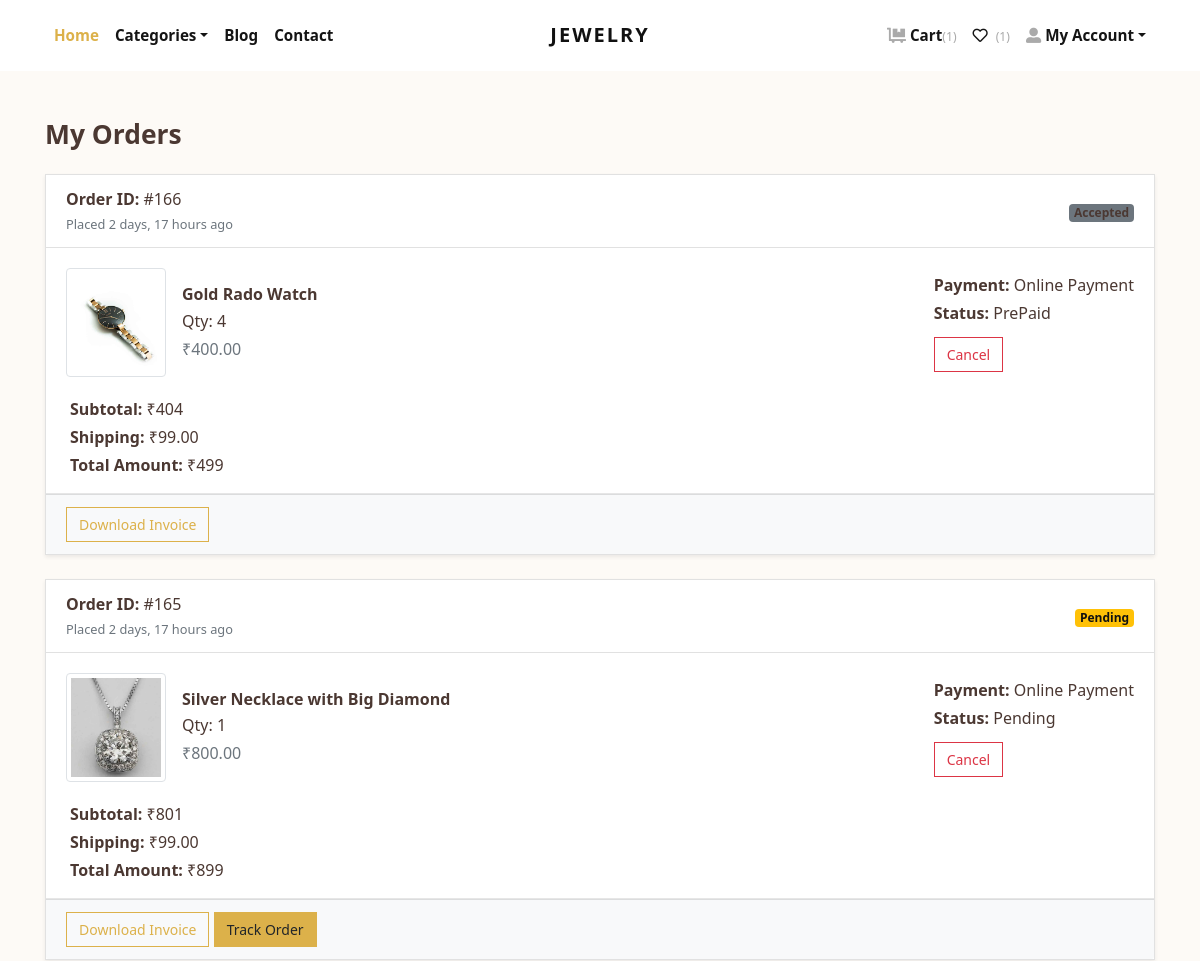
Page /orders/ (signed in, upper part) on the earlier database version.
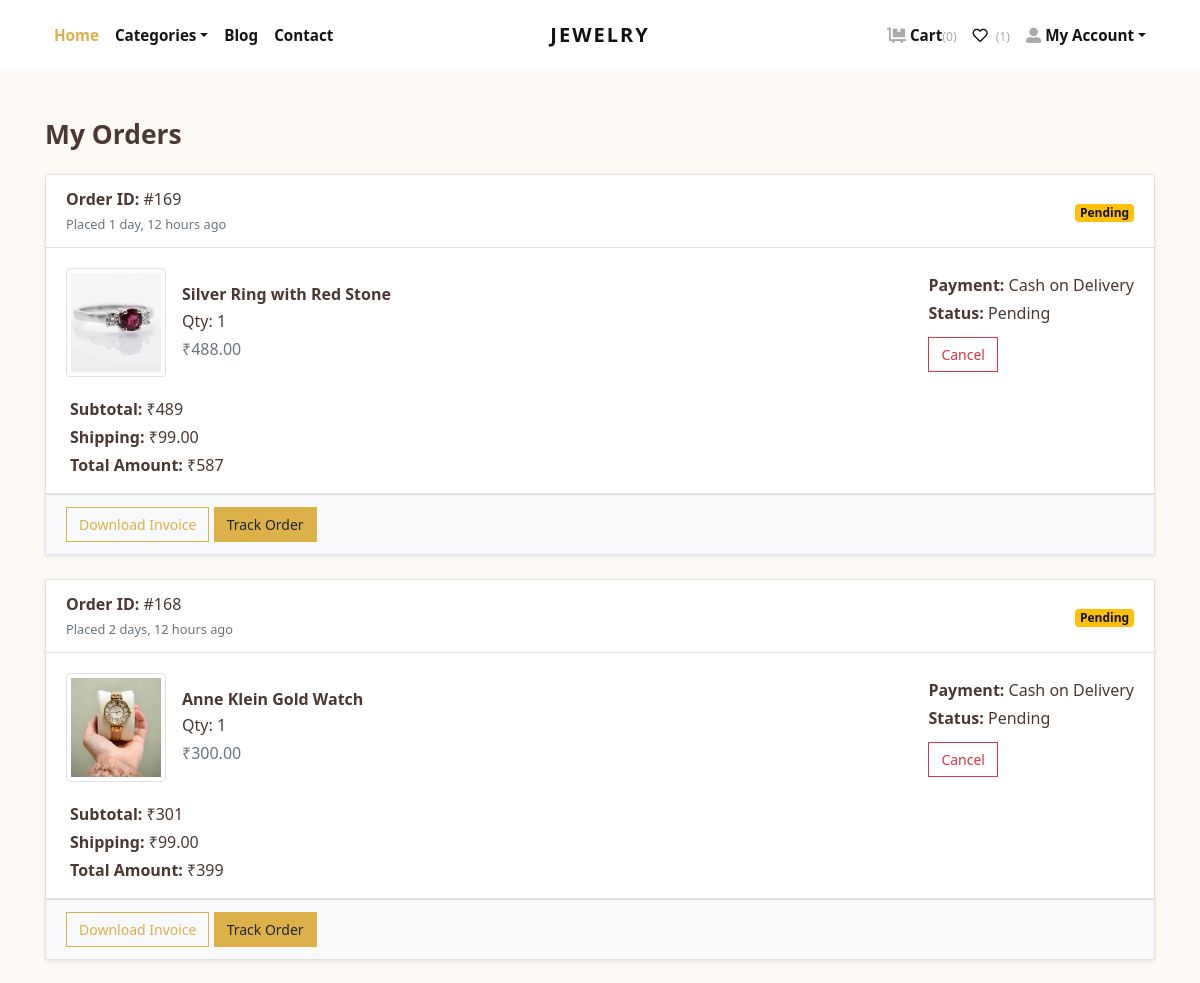
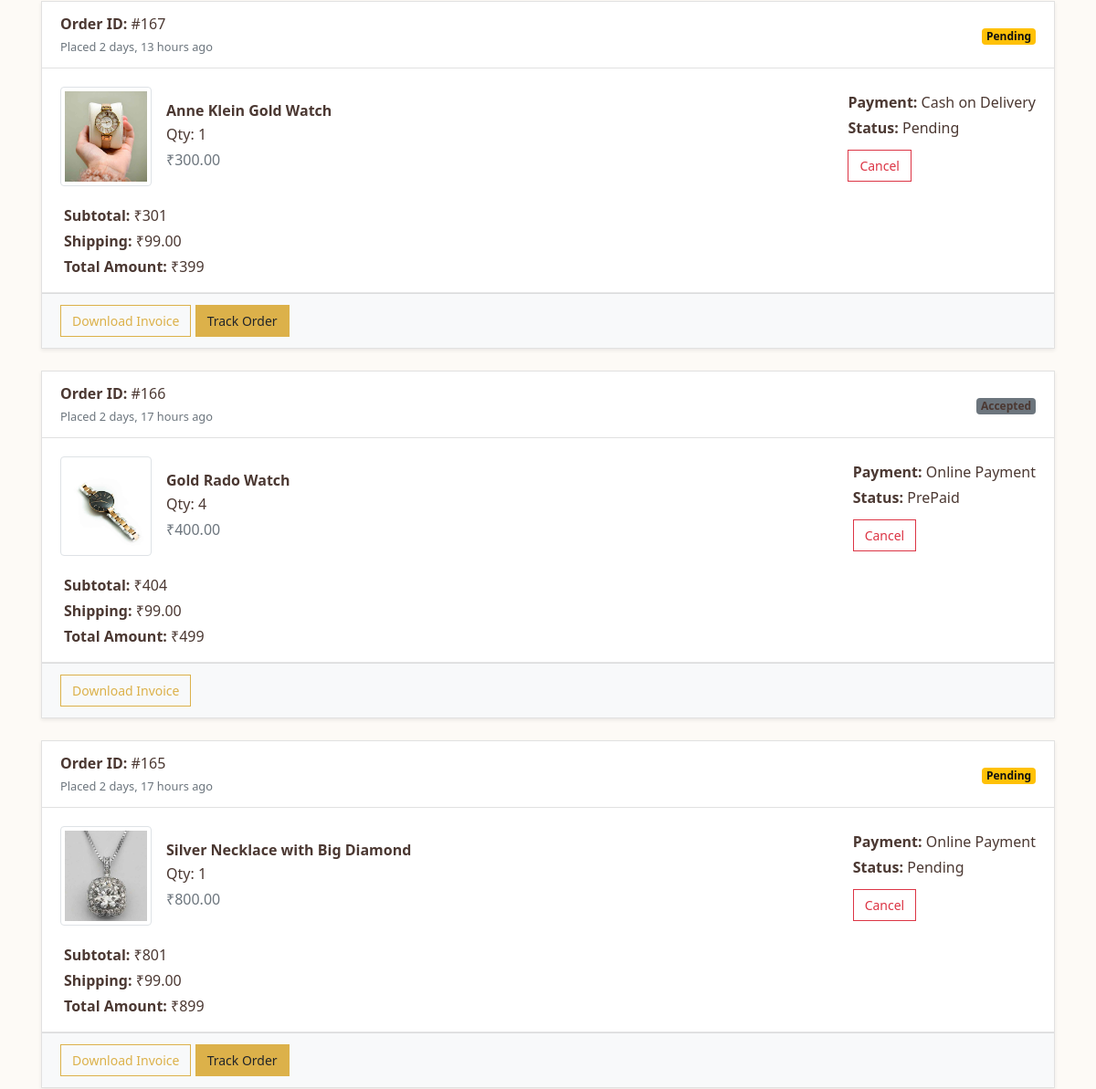
Same page on the later database version (2 pictures, top to bottom).
### store/models.py (models this page shows, shortened)
class Order(models.Model):
    PAYMENT_METHODS = [
        ('COD', 'Cash on Delivery'),
        ('Online', 'Online Payment'),
    ]
    user = models.ForeignKey(User, verbose_name="User", on_delete=models.CASCADE)
    address = models.ForeignKey(Address, verbose_name="Shipping Address", on_delete=models.CASCADE)
    product = models.ForeignKey(Product, verbose_name="Product", on_delete=models.CASCADE, blank=True, null=True)
    quantity = models.PositiveIntegerField(verbose_name="Quantity", blank=True, null=True)
    amount = models.DecimalField(max_digits=10, decimal_places=2, verbose_name="Total Amount",default=0)
    shipping_charge = models.DecimalField(max_digits=10, decimal_places=2, default=99.00)
    ordered_date = models.DateTimeField(auto_now_add=True, verbose_name="Ordered Date")
    razorpay_order_id = models.CharField(max_length=100,null=True,blank=True)
    razorpay_payment_id = models.CharField(max_length=100,null=True,blank=True)
    razorepay_payment_signature = models.CharField(max_length=100,null=True,blank=True)
    payment_method = models.CharField(max_length=10, choices=PAYMENT_METHODS, default='COD')  # New field
    payment_status = models.CharField(max_length=20, default='Pending')  # Optional field
    tracking_uid = models.CharField(max_length=100, unique=True, blank=True, null=True)
    estimated_delivery = models.DateTimeField(null=True, blank=True)
    updated_at = models.DateTimeField(auto_now=True)
    status = models.CharField(
        choices=STATUS_CHOICES,
        max_length=50,
        default="Pending"
        )

class OrderItem(models.Model):
    order = models.ForeignKey(Order, related_name="items", on_delete=models.CASCADE)
    product = models.ForeignKey(Product, on_delete=models.CASCADE)
    quantity = models.PositiveIntegerField()
    price = models.DecimalField(max_digits=10, decimal_places=2)

class Product(models.Model):
    title = models.CharField(max_length=150, verbose_name="Product Title")
    slug = models.SlugField(max_length=160, verbose_name="Product Slug")
    sku = models.CharField(max_length=255, unique=True, verbose_name="Unique Product ID (SKU)")
    short_description = models.TextField(verbose_name="Short Description")
    detail_description = models.TextField(blank=True, null=True, verbose_name="Detail Description")
    product_image = models.ImageField(upload_to='product', blank=True, null=True, verbose_name="Product Image")
    price = models.DecimalField(max_digits=8, decimal_places=2)
    category = models.ForeignKey(Category, verbose_name="Product Categoy", on_delete=models.CASCADE)
    is_active = models.BooleanField(verbose_name="Is Active?")
    is_featured = models.BooleanField(verbose_name="Is Featured?")
    created_at = models.DateTimeField(auto_now_add=True, verbose_name="Created Date")
    updated_at = models.DateTimeField(auto_now=True, verbose_name="Updated Date")
    class Meta:
        verbose_name_plural = 'Products'
        ordering = ('-created_at', )

### store/views.py (the view)
# urls.py: path('orders/', views.orders, name="orders"),
@login_required
def orders(request):
    all_orders = Order.objects.filter(user=request.user).order_by('-ordered_date')
    return render(request, 'store/orders.html', {'orders': all_orders})

### store/context_preprocessors.py (called while the page is built)
def store_menu(request):
    categories = Category.objects.filter(is_active=True)
    context = {
        'categories_menu': categories,
    }
    return context

def cart_menu(request):
    if request.user.is_authenticated:
        cart_items= Cart.objects.filter(user=request.user)
        context = {
            'cart_items': cart_items,
        }
    else:
        context = {}
    return context

### templates/store/orders.html (shortened to what this page needs)
{% extends 'base.html' %}
{% load static %}
{% load humanize %}
{% block content %}
<div class="container py-5">
  <h3 class="mb-4">My Orders</h3>
  {% if orders %}
    {% for order in orders %}
    <div class="card shadow-sm mb-4">
      <div class="card-header bg-white d-flex justify-content-between align-items-center">
        <div>
          <strong>Order ID:</strong> #{{ order.id }}<br>
          <small class="text-muted">Placed {{ order.ordered_date|naturaltime }}</small>
        </div>
        <div>
          <span class="badge
            {% if order.status == 'Delivered' %} bg-success
            {% elif order.status == 'Pending' %} bg-warning text-dark
            {% elif order.status == 'Cancelled' %} bg-danger
            {% else %} bg-secondary {% endif %}">
            {{ order.status }}
          </span>
        </div>
      </div>
      {% for item in order.items.all %}
      <div class="card-body d-flex align-items-center">
        <a class="reset-anchor d-block animsition-link" href="{% url 'store:product-detail' item.product.slug %}"><img src="{{ item.product.product_image.url }}" alt="{{ item.product.title }}" class="img-thumbnail me-3" width="100"></a>
        <div class="flex-grow-1">
          <a class="reset-anchor d-block animsition-link" href="{% url 'store:product-detail' item.product.slug %}"><h6 class="mb-1 ml-3">{{ item.product.title }}</h6></a>
          <p class="mb-1 ml-3">Qty: {{ item.quantity }}</p>
          <p class="mb-0 text-muted ml-3">₹{{ item.price|intcomma }}</p>
        </div>
        <div class="text-end">
          <p class="mb-1"><strong>Payment:</strong> {{ order.get_payment_method_display }}</p>
          <p class="mb-1"><strong>Status:</strong> {{ order.payment_status }}</p>
          {% if order.status not in "Cancelled,Delivered,On The Way" %}
          <form method="post" action="{% url 'store:cancel_order' order.id %}">
            <button class="btn btn-sm btn-outline-danger mt-2">Cancel</button>
          </form>
          {% endif %}
        </div>
      </div>
      <div class="px-4 pb-3 text-end">
        <p class="mb-1"><strong>Subtotal:</strong> ₹{{ item.price|add:item.quantity }}</p>
        <p class="mb-1"><strong>Shipping:</strong> ₹{{ order.shipping_charge|intcomma }}</p>
        <p class="mb-0"><strong>Total Amount:</strong> ₹{{ item.price|add:order.shipping_charge }}</p>
      </div>
      {% endfor %}
      <div class="card-footer text-end bg-light">
        <a href="#" class="btn btn-sm btn-outline-primary">Download Invoice</a>
        {% if order.status == 'On The Way' or order.status == 'Pending' %}
          <a href="{% url 'store:track_order_direct' order.tracking_uid %}" class="btn btn-sm btn-primary">Track Order</a>
        {% endif %}
      </div>
    </div>
    {% endfor %}
  {% else %}
    <div class="text-center py-5">
      <h4>No orders yet!</h4>
      <a href="{% url 'store:home' %}" class="btn btn-primary mt-3">Shop Now</a>
    </div>
  {% endif %}
</div>
{% endblock content %}

### templates/navbar.html (shortened to what this page needs)
{% load static %}
      <header class="header bg-white">
        <div class="container px-0 px-lg-3">
          <nav class="navbar navbar-expand-lg navbar-light py-3 px-lg-0"><a class="navbar-brand" href="{% url 'store:home' %}"><span class="font-weight-bold text-uppercase text-dark">Jewelry</span></a>
            <div class="collapse navbar-collapse" id="navbarSupportedContent">
              <ul class="navbar-nav mr-auto">
                <li class="nav-item">
                  <a class="nav-link active" href="{% url 'store:home' %}">Home</a>
                </li>
                <li class="nav-item dropdown"><a class="nav-link dropdown-toggle" id="pagesDropdown" href="#" data-toggle="dropdown" aria-haspopup="true" aria-expanded="false">Categories</a>
                </li>
                <li class="nav-item">
                  <a class="nav-link" href="{% url 'store:blog_list' %}">Blog</a>
                </li>
                <li class="nav-item">
                  <a class="nav-link" href="{% url 'store:contact' %}">Contact</a>
                </li>
              </ul>
              <ul class="navbar-nav ml-auto">
                {% if request.user.is_authenticated %}
                  <li class="nav-item"><a class="nav-link" href="{% url 'store:cart' %}"> <i class="fas fa-dolly-flatbed mr-1 text-gray"></i>Cart<small class="text-gray">({{cart_items.count}})</small></a></li>
                  <li class="nav-item">
                    <a class="nav-link" href="{% url 'store:wishlist' %}">
                      <i class="far fa-heart mr-1"></i>
                      <small class="text-gray">({{ user.wishlist_set.count }})</small>
                    </a>
                  </li>
                  <li class="nav-item dropdown"><a class="nav-link dropdown-toggle" id="pagesDropdown" href="#" data-toggle="dropdown" aria-haspopup="true" aria-expanded="false"><i class="fas fa-user-alt mr-1 text-gray"></i>My Account</a></a>
                </li>
                {% else %}
                  <li class="nav-item"><a class="nav-link" href="{% url 'store:login' %}">Login</a></li>
                  <li class="nav-item"><a class="nav-link" href="{% url 'store:register' %}">Create Account</a></li>
                {% endif %}
              </ul>
            </div>
          </nav>
        </div>
      </header>

Differences in the rows shown:
added Order: id "169", ordered_date "1 day, 12 hours ago", status "Pending", payment_method "Cash on Delivery", payment_status "Pending", shipping_charge "99.00", shows "Track Order"
added OrderItem: product.product_image (picture), product "Silver Ring with Red Stone", quantity "1", price "488.00", price|add "489", price|add "587", shown under "169"
added Order: id "168", ordered_date "2 days, 12 hours ago", status "Pending", payment_method "Cash on Delivery", payment_status "Pending", shipping_charge "99.00", shows "Track Order"
added OrderItem: product.product_image (picture), product "Anne Klein Gold Watch", quantity "1", price "300.00", price|add "301", price|add "399", shown under "168"
added Order: id "167", ordered_date "2 days, 13 hours ago", status "Pending", payment_method "Cash on Delivery", payment_status "Pending", shipping_charge "99.00", shows "Track Order"
added OrderItem: product.product_image (picture), product "Anne Klein Gold Watch", quantity "1", price "300.00", price|add "301", price|add "399", shown under "167"
Other differences:
{{ cart_items.count }}: "1" → "0"
